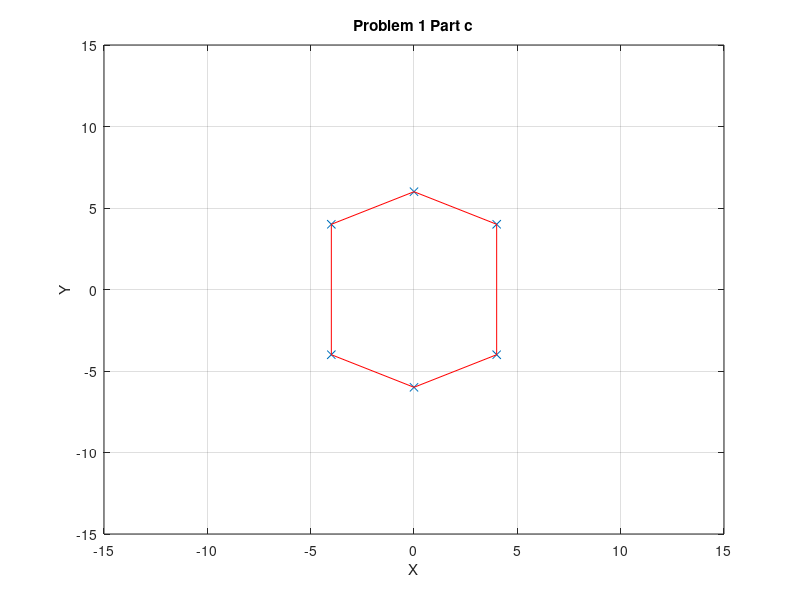

This figure's MATLAB source: (Note: this script raises an error after producing the figure.)

% A = [0 12 2];
% B = [16 16 4];
% C = [12 -12 3];
% D = [0 -36 6];
% E = [-20 -20 5];
% F = [-28 28 7];
% 
% h = [A;B;C;D;E;F];
% 
% c = hom2cart(h);

x = [0 4 4 0 -4 -4];
y = [6 4 -4 -6 -4 4];
figure
plot(x, y, 'x');

grid on
title('Problem 1 Part c')
xlabel('X')
ylabel('Y')
xlim([-15, 15])
ylim([-15, 15])

hold on
plot([0, 4], [6, 4], 'r');
plot([4, 4], [4, -4], 'r');
plot([4, 0], [-4, -6], 'r');
plot([0, -4], [-6, -4], 'r');
plot([-4, -4], [-4, 4], 'r');
plot([-4, 0], [4, 6], 'r');

point_vectors = zeros(3, 6);
point_vectors(1,:) = x;
point_vectors(2,:) = y;
point_vectors(3,:) = 1;

homog_matrix = [  cosd(30)      -0.5*sind(30)   4;
                0.5*sind(30)       cosd(30)     5;
                     0               0          1]; % rot by 30, translate by t=(4, 5) and shear

answer_vector = zeros(3, 1);
answer_matrix = zeros(3, 6);

for i = 1:length(point_vectors)
    temp_vector = point_vectors(:, i);
    answer_vector = homog_matrix*temp_vector;
    answer_matrix(:, i) = answer_vector;
end

new_homog = transpose(answer_matrix);
new_cart = hom2cart(new_homog);
new_mat = transpose(new_cart);
new_x = new_mat(1, :);
new_y = new_mat(2, :);

plot(new_x, new_y, 'x');

grid on
title('Problem 2 Part c')
xlabel('X')
ylabel('Y')
xlim([-15, 15])
ylim([-15, 15])

hold on
plot([2.5, 6.464101615137754], [10.196152422706632, 9.464101615137753], 'b');
plot([6.464101615137754, 8.464101615137753], [9.464101615137753, 2.535898384862246], 'b');
plot([8.464101615137753, 5.5], [2.535898384862246, -0.196152422706632], 'b');
plot([5.5, 1.535898384862246], [-0.196152422706632, 0.535898384862246], 'b');
plot([1.535898384862246, -0.464101615137754], [0.535898384862246, 7.464101615137754], 'b');
plot([-0.464101615137754, 2.5], [7.464101615137754, 10.196152422706632], 'b');




%L1 = (-0.5)*X + (-1)*Y + (6)*W = 0
%L2 =   (1)*X  + (0)*Y + (-4)*W = 0

v1 = [-0.5 -1 6];
v2 = [1 0 -4];

intersect = cross(v1, v2)



